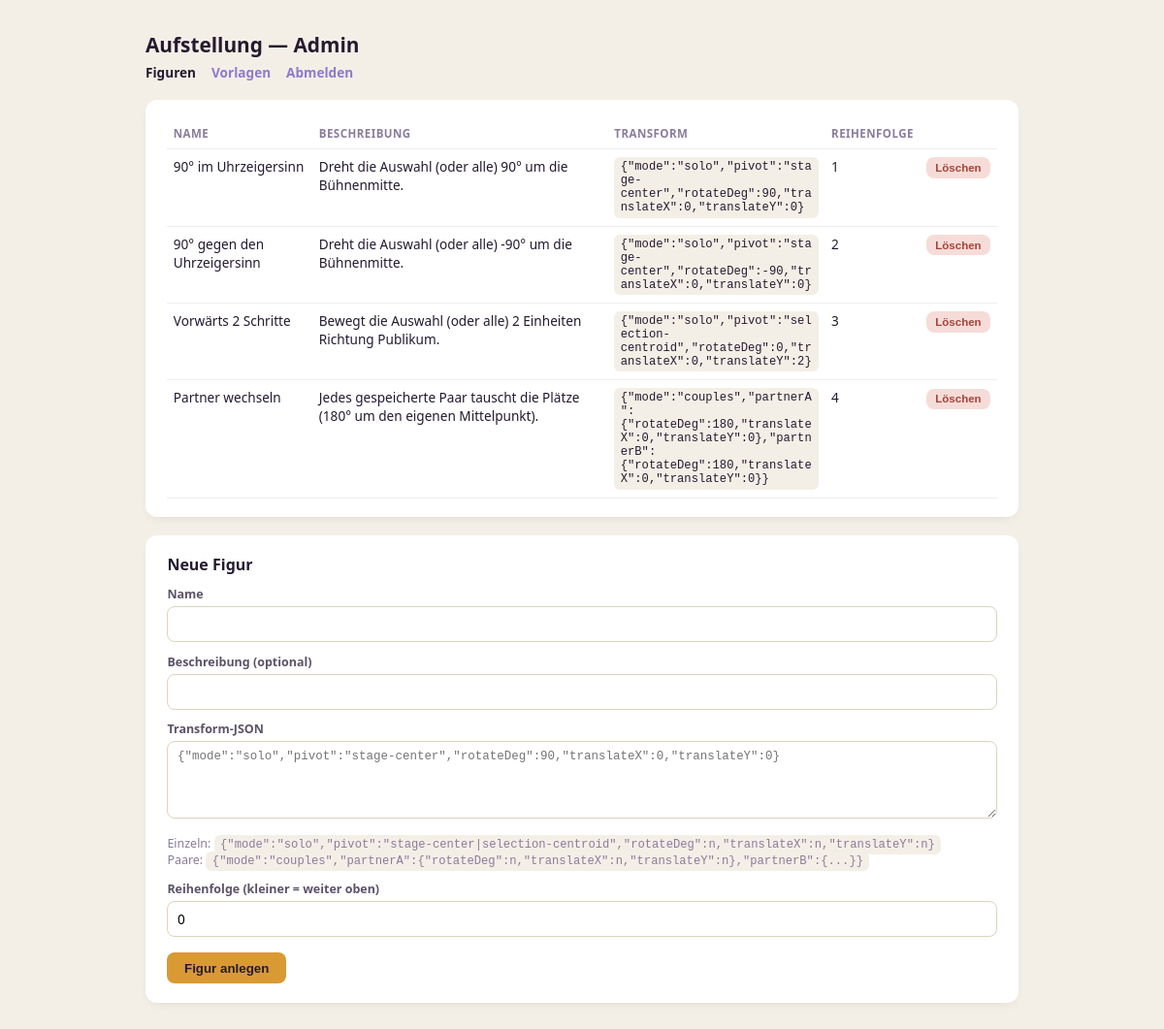
The page /admin/index.php (signed in) on the database its author committed.
### tables this page shows
CREATE TABLE IF NOT EXISTS figures (
  id              VARCHAR(32)   NOT NULL PRIMARY KEY,
  name            VARCHAR(120)  NOT NULL,
  description     VARCHAR(255)  NULL,
  transform_json  JSON          NOT NULL,
  sort_order      INT           NOT NULL DEFAULT 0
);

### api/lib/db.php (called while the page is built, shortened)
<?php
function db(): PDO {
    static $pdo = null;
    $driver = env_get('DB_DRIVER', 'mysql');
    $opts = [
        PDO::ATTR_ERRMODE => PDO::ERRMODE_EXCEPTION,
        PDO::ATTR_DEFAULT_FETCH_MODE => PDO::FETCH_ASSOC,
        PDO::ATTR_EMULATE_PREPARES => false,
    ];
    if ($driver === 'sqlite') {
        $path = env_get('DB_SQLITE_PATH', __DIR__ . '/../../data/aufstellung.sqlite');
        $dir = dirname($path);
        if (!is_dir($dir)) mkdir($dir, 0770, true);
        $pdo = new PDO('sqlite:' . $path, null, null, $opts);
        $pdo->exec('PRAGMA foreign_keys = ON');
    } else {
        $host = env_get('DB_HOST', 'localhost');
        $name = env_get('DB_NAME', '');
        $user = env_get('DB_USER', '');
        $pass = env_get('DB_PASS', '');
        $dsn = "mysql:host={$host};dbname={$name};charset=utf8mb4";
        $pdo = new PDO($dsn, $user, $pass, $opts);
    }
    return $pdo;
}

### admin/index.php (the view, shortened to what this page needs)
<?php
require_once __DIR__ . '/../api/lib/db.php';
$rows = db()->query('SELECT id, name, description, transform_json, sort_order FROM figures ORDER BY sort_order ASC, name ASC')->fetchAll();
function h($s) { return htmlspecialchars((string)$s, ENT_QUOTES, 'UTF-8'); }
?>
<!doctype html>
<html lang="de">
<head>
</head>
<body>
<div class="wrap">
  <h1>Aufstellung — Admin</h1>
  <nav><a class="current" href="index.php">Figuren</a><a href="layouts.php">Vorlagen</a><a href="logout.php">Abmelden</a></nav>
  <div class="card">
    <table>
      <thead><tr><th>Name</th><th>Beschreibung</th><th>Transform</th><th>Reihenfolge</th><th></th></tr></thead>
      <tbody>
      <?php foreach ($rows as $row): ?>
        <tr>
          <td><?= h($row['name']) ?></td>
          <td><?= h($row['description']) ?></td>
          <td><pre><?= h($row['transform_json']) ?></pre></td>
          <td><?= h($row['sort_order']) ?></td>
          <td>
            <form method="post" onsubmit="return confirm('Figur wirklich löschen?');">
              <button type="submit" class="del-btn">Löschen</button>
            </form>
          </td>
        </tr>
      <?php endforeach; ?>
      </tbody>
    </table>
  </div>
  <div class="card">
    <strong>Neue Figur</strong>
    <form method="post">
      <label for="name">Name</label>
      <input type="text" id="name" name="name" required maxlength="120">
      <label for="description">Beschreibung (optional)</label>
      <input type="text" id="description" name="description" maxlength="255">
      <label for="transform_json">Transform-JSON</label>
      <textarea id="transform_json" name="transform_json" required placeholder='{"mode":"solo","pivot":"stage-center","rotateDeg":90,"translateX":0,"translateY":0}'></textarea>
      <p class="hint">
        Einzeln: <code>{"mode":"solo","pivot":"stage-center|selection-centroid","rotateDeg":n,"translateX":n,"translateY":n}</code><br>
        Paare: <code>{"mode":"couples","partnerA":{"rotateDeg":n,"translateX":n,"translateY":n},"partnerB":{...}}</code>
      </p>
      <label for="sort_order">Reihenfolge (kleiner = weiter oben)</label>
      <input type="number" id="sort_order" name="sort_order" value="0">
      <button type="submit">Figur anlegen</button>
    </form>
  </div>
</div>
</body>
</html>

### admin/index.php (style rules this page uses)
body { font-family:system-ui,sans-serif;background:#f4efe6;color:#241a30;margin:0;padding:2rem; }
.wrap { max-width:900px;margin:0 auto; }
h1 { font-size:1.3rem;margin:0 0 .3rem; }
nav { margin-bottom:1.2rem;font-size:.85rem; }
nav a { color:#8d79d1;text-decoration:none;font-weight:600;margin-right:1rem; }
nav a.current { color:#241a30; }
.card { background:#fff;border-radius:12px;padding:1.2rem 1.4rem;margin-bottom:1.2rem;box-shadow:0 4px 14px -8px rgba(0,0,0,.2); }
table { width:100%;border-collapse:collapse;font-size:.85rem; }
th,td { text-align:left;padding:.5rem .4rem;border-bottom:1px solid #eee;vertical-align:top; }
th { color:#8a7c9c;font-size:.72rem;text-transform:uppercase;letter-spacing:.04em; }
code,pre { font-family:ui-monospace,Consolas,monospace;font-size:.76rem;background:#f4efe6;border-radius:6px;padding:.2rem .4rem; }
pre { white-space:pre-wrap;word-break:break-word;margin:0;max-width:340px; }
label { display:block;font-size:.78rem;font-weight:700;margin:.7rem 0 .25rem;color:#5c5268; }
input[type="text"],input[type="number"],textarea { width:100%;box-sizing:border-box;padding:.5rem .6rem;border-radius:8px;border:1px solid #ddd3c0;font-size:.85rem;font-family:inherit; }
textarea { font-family:ui-monospace,Consolas,monospace;font-size:.78rem;min-height:80px; }
button { margin-top:1rem;padding:.55rem 1.1rem;border-radius:8px;border:none;background:#d99a34;color:#241a30;font-weight:700;cursor:pointer; }
.del-btn { margin:0;padding:.3rem .6rem;font-size:.72rem;background:#f6dcd8;color:#a5443a; }
.hint { color:#8a7c9c;font-size:.78rem; }

### rows shown on the page
figures: name "90° im Uhrzeigersinn", description "Dreht die Auswahl (oder alle) 90° um die Bühnenmitte.", transform_json "{\"mode\":\"solo\",\"pivot\":\"stage-center\",\"rotateDeg\":90,\"translateX\":0,\"translateY\":0}", sort_order "1"
figures: name "90° gegen den Uhrzeigersinn", description "Dreht die Auswahl (oder alle) -90° um die Bühnenmitte.", transform_json "{\"mode\":\"solo\",\"pivot\":\"stage-center\",\"rotateDeg\":-90,\"translateX\":0,\"translateY\":0}", sort_order "2"
figures: name "Vorwärts 2 Schritte", description "Bewegt die Auswahl (oder alle) 2 Einheiten Richtung Publikum.", transform_json "{\"mode\":\"solo\",\"pivot\":\"selection-centroid\",\"rotateDeg\":0,\"translateX\":0,\"translateY\":2}", sort_order "3"
figures: name "Partner wechseln", description "Jedes gespeicherte Paar tauscht die Plätze (180° um den eigenen Mittelpunkt).", transform_json "{\"mode\":\"couples\",\"partnerA\":{\"rotateDeg\":180,\"translateX\":0,\"translateY\":0},\"partnerB\":{\"rotateDeg\":180,\"translateX\":0,\"translateY\":0}}", sort_order "4"
